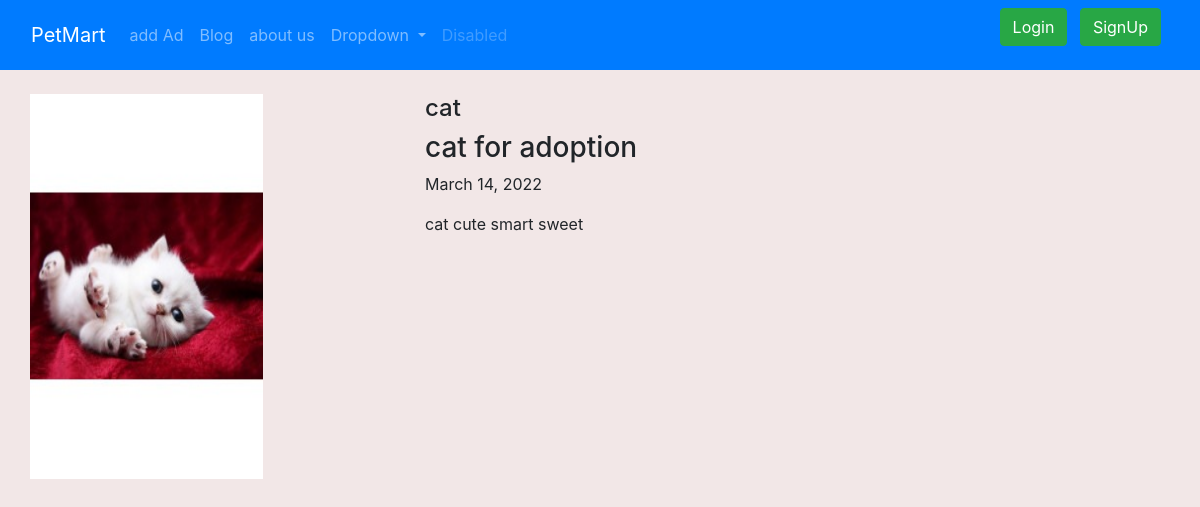
The app's page /shop/adview/2 with its own data.
### shop/models.py (models this page shows, shortened)
class Adds(models.Model):
    addId=models.AutoField
    addName=models.CharField(max_length=50,default="")
    petCatgory=models.CharField(max_length=50,default="")
    addDescription=models.CharField(max_length=300,default="")
    userId=models.IntegerField(max_length=20,default=0)
    price=models.IntegerField(default=0)
    pub_date=models.DateField()
    image=models.ImageField(upload_to="shop/images",default="")

### shop/views.py (the view)
# urls.py: path("adview/<int:adid>",views.adview,name="adview"),
def adview(request,adid):
    ad = Adds.objects.filter(id=adid)
    params = {'Ad':ad[0]}
    return render(request, 'shop/adview.html',params)

### shop/templates/shop/adview.html (shortened to what this page needs)
{% extends 'shop/base.html' %}
{% block body %}
{% load static %}
<div class="container my-4">
    <div class="row">
    <div class="col-md-4">
    <div class="row">
       <img src="/media//{{Ad.image}}" width="233px" height="385px">
    </div>
        </div>
    <div class="col-md-8">
        <h4>{{Ad.petCatgory}}</h4>
        <h3>{{Ad.addName}}</h3>
        <p>{{Ad.pub_date}}</p>
        <p>{{Ad.addDescription}}</p>
    </div>
        </div>
</div>
{% endblock %}

### records on screen
Adds: image (picture), petCatgory "cat", addName "cat for adoption", pub_date "March 14, 2022", addDescription "cat cute smart sweet"
